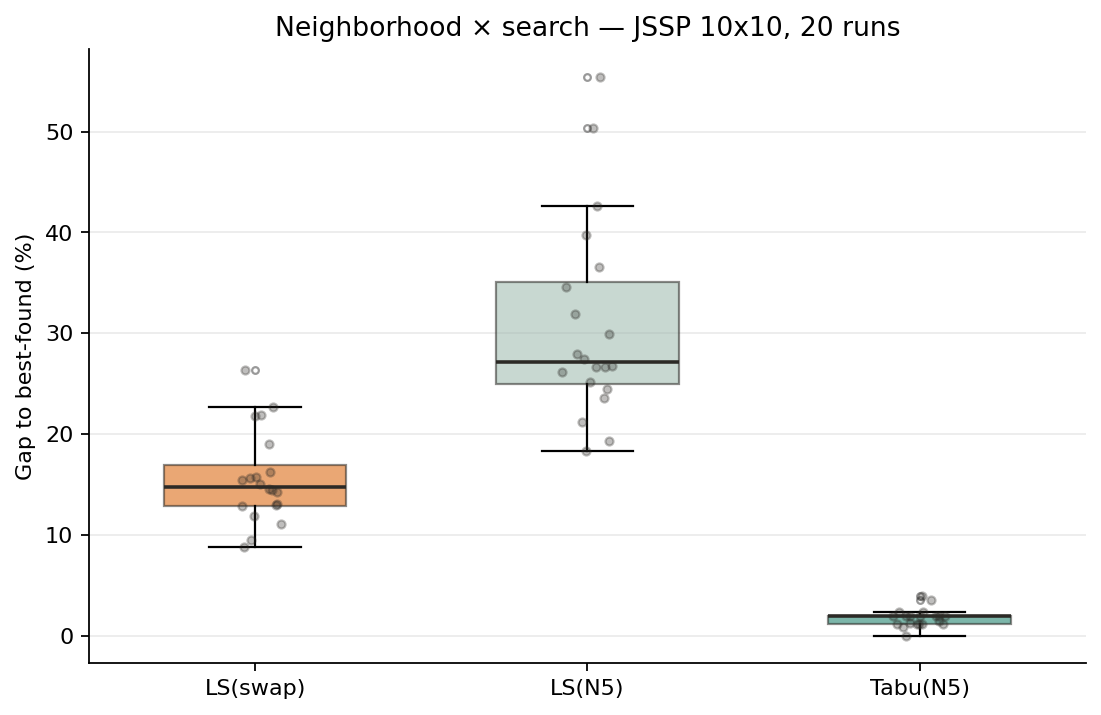

Here is the Python script that generated this plot:
from __future__ import annotations
import json
import os
import statistics
import matplotlib.pyplot as plt
import random as _r
from jssp import (
    random_instance, lower_bound, gap_percent,
    local_search, local_search_n5, tabu_search,
)

CACHE = "neighborhood_results.json"
METHODS = [
    ("LS(swap)", local_search,    {}),
    ("LS(N5)",   local_search_n5, {}),
    ("Tabu(N5)", tabu_search,     {"max_iter": 5000, "tenure": 12}),
]
COLORS = {"LS(swap)": "#D95F02", "LS(N5)": "#9BB8AC", "Tabu(N5)": "#117A65"}


def load():
    return json.load(open(CACHE)) if os.path.exists(CACHE) else {}


def save(c):
    json.dump(c, open(CACHE, "w"))


def main(n_jobs=10, n_machines=10, n_runs=20, instance_seed=42):
    inst = random_instance(n_jobs, n_machines, seed=instance_seed)
    lb = lower_bound(inst)
    c = load()
    for name, fn, kw in METHODS:
        if name in c and len(c[name]) >= n_runs:
            print(f"{name} (cached)"); continue
        print(f"{name} ...", flush=True)
        c[name] = [fn(inst, seed=s, **kw)[1] for s in range(n_runs)]
        save(c)

    best = min(min(v) for v in c.values())
    print(f"\n{inst.name}  LB={lb}  best-found={best}\n")
    print(f"{'method':<10}{'mean':>9}{'gapLB%':>9}{'gapBest%':>10}")
    for name, _, _ in METHODS:
        m = statistics.mean(c[name])
        print(f"{name:<10}{m:>9.1f}{gap_percent(m, lb):>9.1f}{gap_percent(m, best):>10.1f}")

    labels = [n for n, _, _ in METHODS]
    data = [[gap_percent(x, best) for x in c[name]] for name in labels]
    fig, ax = plt.subplots(figsize=(7.0, 4.6))
    bp = ax.boxplot(data, tick_labels=labels, widths=0.55, patch_artist=True,
                    medianprops=dict(color="#2C2A26", linewidth=1.6),
                    flierprops=dict(marker="o", markersize=3, alpha=0.4))
    for patch, name in zip(bp["boxes"], labels):
        patch.set(facecolor=COLORS[name], alpha=0.55, edgecolor="#2C2A26")
    rng = _r.Random(0)
    for i, name in enumerate(labels, start=1):
        xs = [i + (rng.random() - 0.5) * 0.16 for _ in data[i - 1]]
        ax.scatter(xs, data[i - 1], s=13, color="#2C2A26", alpha=0.3, zorder=3)
    ax.set_ylabel("Gap to best-found (%)")
    ax.set_title(f"Neighborhood × search — JSSP {n_jobs}x{n_machines}, {n_runs} runs")
    ax.grid(True, axis="y", alpha=0.25)
    ax.set_axisbelow(True)
    for s in ("top", "right"):
        ax.spines[s].set_visible(False)
    fig.tight_layout()
    fig.savefig("neighborhood.png", dpi=160, bbox_inches="tight")
    plt.close(fig)
    print("saved: neighborhood.png")


if __name__ == "__main__":
    main()
